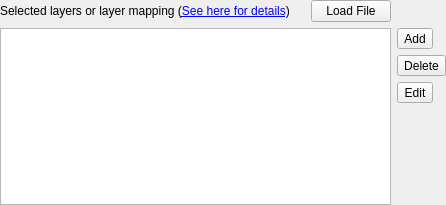
<?xml version="1.0" encoding="UTF-8"?>
<ui version="4.0">
 <class>LayerMappingWidget</class>
 <widget class="QFrame" name="LayerMappingWidget">
  <property name="geometry">
   <rect>
    <x>0</x>
    <y>0</y>
    <width>446</width>
    <height>205</height>
   </rect>
  </property>
  <property name="windowTitle">
   <string>Form</string>
  </property>
  <layout class="QGridLayout">
   <property name="leftMargin">
    <number>0</number>
   </property>
   <property name="topMargin">
    <number>0</number>
   </property>
   <property name="rightMargin">
    <number>0</number>
   </property>
   <property name="bottomMargin">
    <number>0</number>
   </property>
   <property name="spacing">
    <number>6</number>
   </property>
   <item row="2" column="0">
    <widget class="QLabel" name="help_label">
     <property name="sizePolicy">
      <sizepolicy hsizetype="Preferred" vsizetype="Fixed">
       <horstretch>0</horstretch>
       <verstretch>0</verstretch>
      </sizepolicy>
     </property>
     <property name="text">
      <string>&lt;html&gt;&lt;body&gt;Selected layers or layer mapping (&lt;a href=&quot;int:/about/layer_mapping.xml&quot;&gt;See here for details&lt;/a&gt;)&lt;/body&gt;&lt;/html&gt;</string>
     </property>
     <property name="alignment">
      <set>Qt::AlignLeading|Qt::AlignLeft|Qt::AlignTop</set>
     </property>
    </widget>
   </item>
   <item row="2" column="1">
    <widget class="QPushButton" name="load_pb">
     <property name="sizePolicy">
      <sizepolicy hsizetype="Fixed" vsizetype="Fixed">
       <horstretch>0</horstretch>
       <verstretch>0</verstretch>
      </sizepolicy>
     </property>
     <property name="text">
      <string>Load File</string>
     </property>
    </widget>
   </item>
   <item row="3" column="0" rowspan="6" colspan="2">
    <widget class="QListWidget" name="layer_lv">
     <property name="sizePolicy">
      <sizepolicy hsizetype="Expanding" vsizetype="Ignored">
       <horstretch>0</horstretch>
       <verstretch>0</verstretch>
      </sizepolicy>
     </property>
     <property name="dragEnabled">
      <bool>true</bool>
     </property>
     <property name="dragDropMode">
      <enum>QAbstractItemView::InternalMove</enum>
     </property>
     <property name="selectionMode">
      <enum>QAbstractItemView::ExtendedSelection</enum>
     </property>
     <property name="uniformItemSizes">
      <bool>true</bool>
     </property>
     <property name="sortingEnabled">
      <bool>false</bool>
     </property>
    </widget>
   </item>
   <item row="3" column="2">
    <widget class="QToolButton" name="add_pb">
     <property name="toolTip">
      <string>Add a new layer to the list</string>
     </property>
     <property name="text">
      <string>Add</string>
     </property>
     <property name="icon">
      <iconset resource="../lay/layResources.qrc">
       <normaloff>:/add.png</normaloff>:/add.png</iconset>
     </property>
    </widget>
   </item>
   <item row="4" column="2">
    <widget class="QToolButton" name="delete_pb">
     <property name="toolTip">
      <string>Delete the selected layers from the list</string>
     </property>
     <property name="text">
      <string>Delete</string>
     </property>
     <property name="icon">
      <iconset resource="../lay/layResources.qrc">
       <normaloff>:/clear.png</normaloff>:/clear.png</iconset>
     </property>
    </widget>
   </item>
   <item row="6" column="2" rowspan="3">
    <spacer>
     <property name="orientation">
      <enum>Qt::Vertical</enum>
     </property>
     <property name="sizeHint" stdset="0">
      <size>
       <width>20</width>
       <height>5</height>
      </size>
     </property>
    </spacer>
   </item>
   <item row="5" column="2">
    <widget class="QToolButton" name="edit_pb">
     <property name="toolTip">
      <string>Edit the current layer</string>
     </property>
     <property name="text">
      <string>Edit</string>
     </property>
     <property name="icon">
      <iconset resource="../lay/layResources.qrc">
       <normaloff>:/edit.png</normaloff>:/edit.png</iconset>
     </property>
    </widget>
   </item>
  </layout>
 </widget>
 <resources>
  <include location="../lay/layResources.qrc"/>
 </resources>
 <connections/>
</ui>
